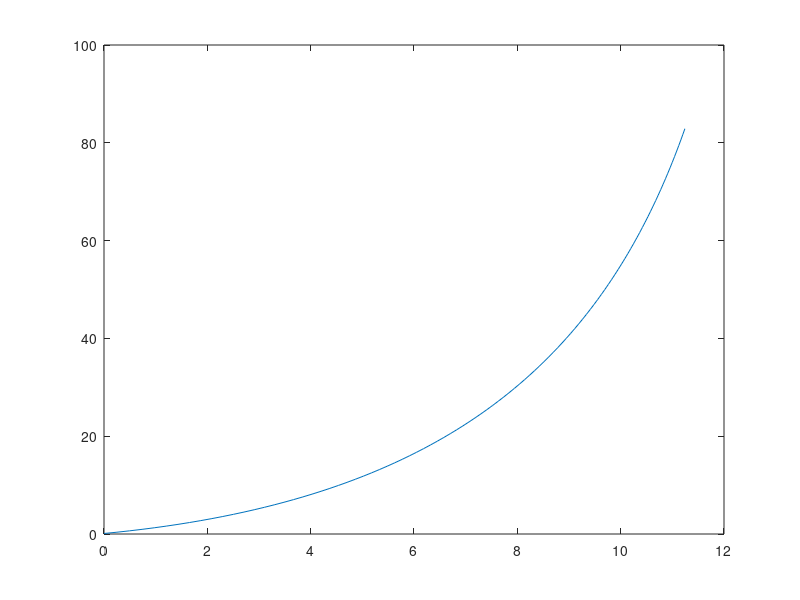

MATLAB code to generate this figure:
V_x=5
V_y=5
V_t=(26)
t=linspace(0,5)
k=4.905/(V_t)
p_x=(1/(2*k)).*(V_x).*(1-exp(-2.*k.*t))
p_y=(1/(2*k)).*(V_y-V_t).*(1-exp(-2.*k.*t))+(V_t.*t)+0.105;
plot(p_x,p_y)